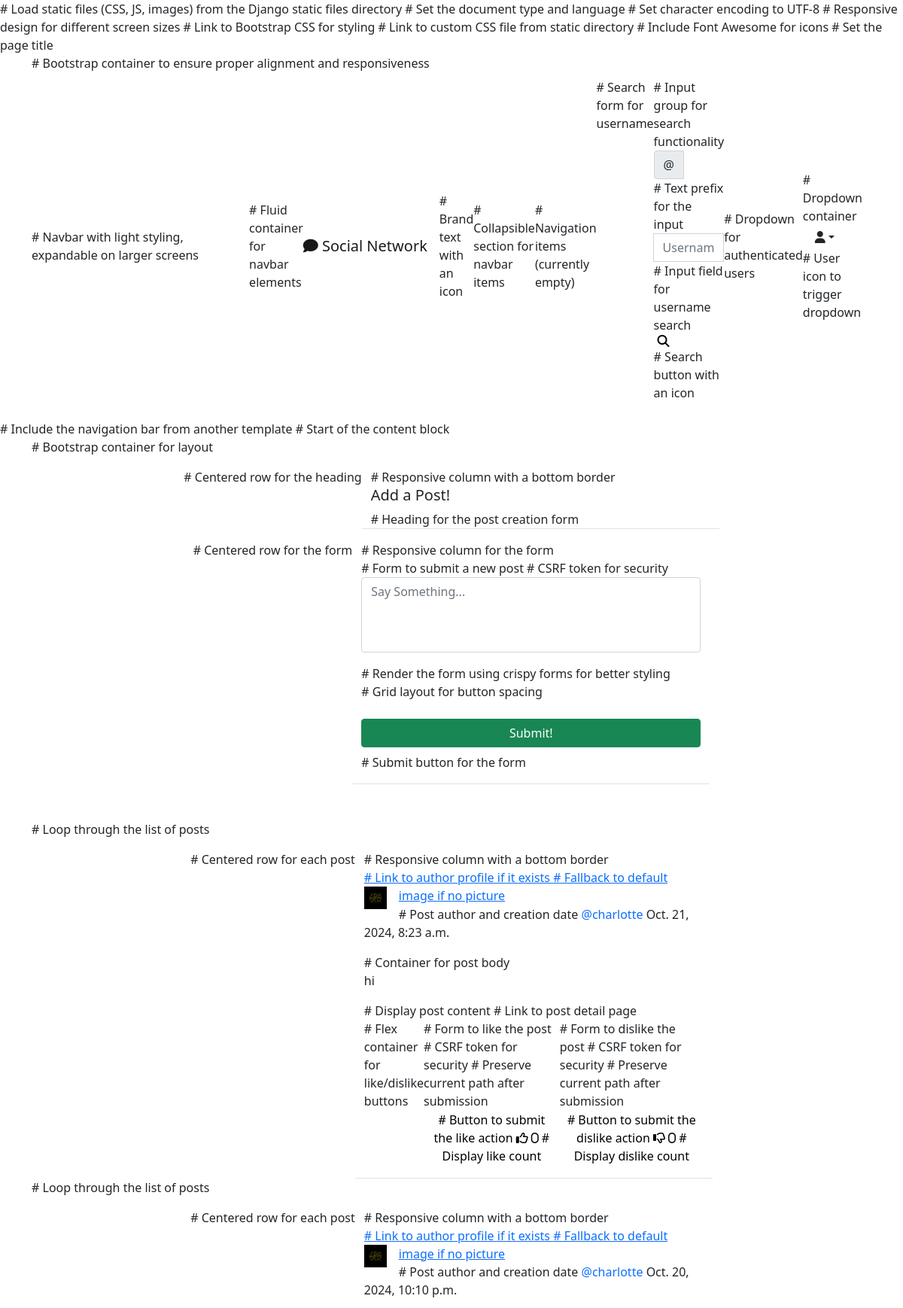
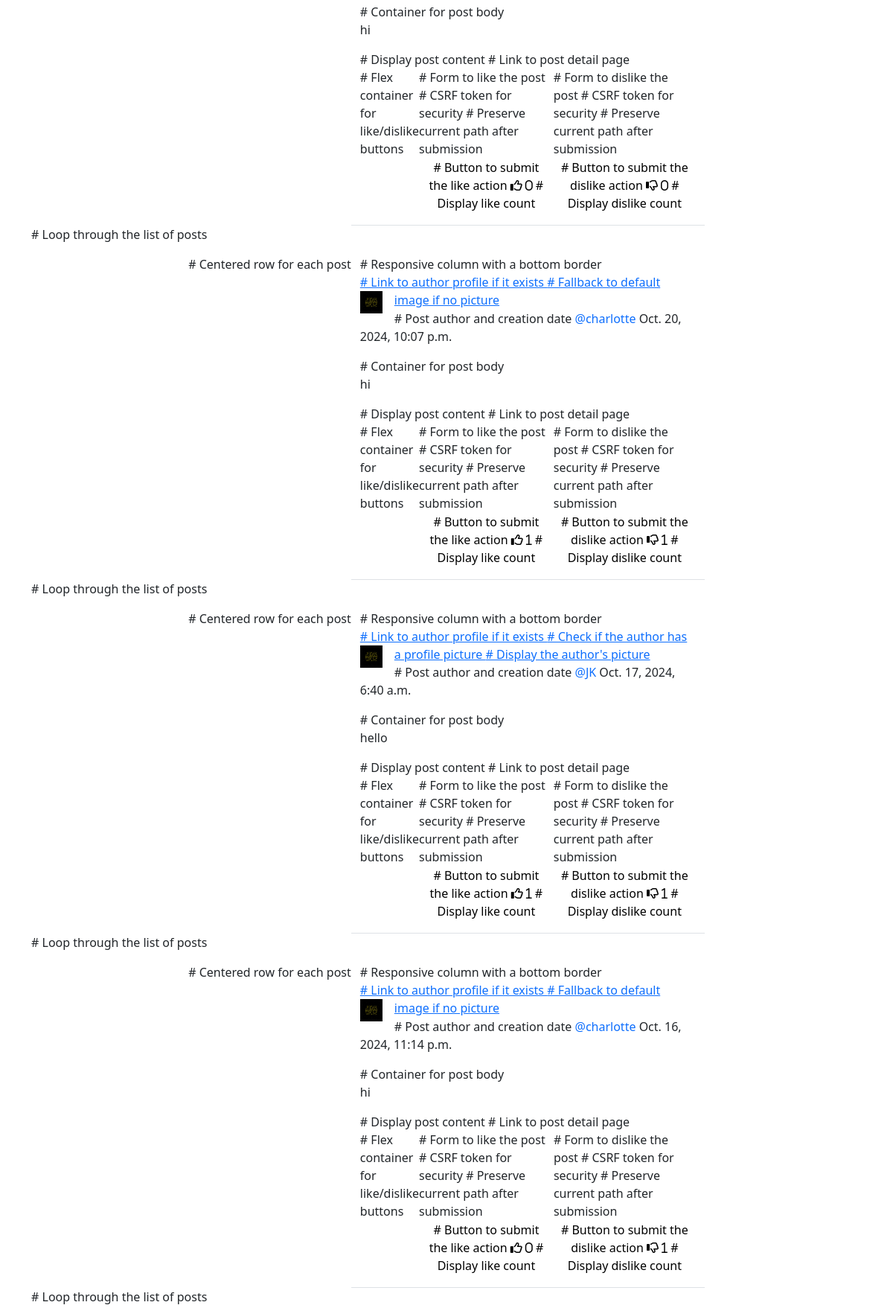
The page /social/ (signed in, upper part) on the database its author committed (2 pictures, top to bottom).
### social/models.py (models this page shows)
class Post(models.Model):  # Define the Post model
    body = models.TextField()  # The content of the post
    created_on = models.DateTimeField(default=timezone.now)  # Timestamp when the post is created
    author = models.ForeignKey(User, on_delete=models.CASCADE)  # Reference to the User who created the post
    likes = models.ManyToManyField(User, blank=True, related_name='likes')  # Users who liked the post
    dislikes = models.ManyToManyField(User, blank=True, related_name='dislikes')  # Users who disliked the post

class UserProfile(models.Model):  # Define the UserProfile model
    user = models.OneToOneField(User, primary_key=True, verbose_name='user', related_name='profile', on_delete=models.CASCADE)  # One-to-one relationship with User
    name = models.CharField(max_length=30, blank=True, null=True)  # Optional name field
    bio = models.TextField(max_length=500, blank=True, null=True)  # Optional bio field
    birth_date = models.DateField(null=True, blank=True)  # Optional birth date
    location = models.CharField(max_length=100, blank=True, null=True)  # Optional location
    picture = models.ImageField(upload_to='uploads/profile_pictures', default='uploads/profile_pictures/default.png', blank=True, null=True)  # Profile picture with a default image
    followers = models.ManyToManyField(User, blank=True, related_name='followers')  # Users who follow this profile

### social/views.py (the view, shortened to what this page needs)
# urls.py: path('', PostListView.as_view(), name='post-list'),  # Route for the post list view
class PostListView(LoginRequiredMixin, View):
    def get(self, request, *args, **kwargs):
        posts = Post.objects.all().order_by('-created_on')  # Retrieve all posts ordered by creation date
        form = PostForm()  # Instantiate the post form
        context = {
            'post_list': posts,  # Include the list of posts in the context
            'form': form,  # Include the form in the context
        }
        return render(request, 'social/post_list.html', context)  # Render the post list template with context

### social/forms.py
class PostForm(forms.ModelForm):  # Create a form for the Post model
    body = forms.CharField(label='', widget=forms.Textarea(attrs={  # Customize the body field
        'rows': '3',  # Set the number of visible text lines
        'placeholder': 'Say Something...'  # Placeholder text
    }))
    class Meta:  # Meta class to configure the form
        model = Post  # Specify the model to use
        fields = ['body']  # Fields to include in the form

### social/templates/social/post_list.html (shortened to what this page needs)
{% extends 'landing/base.html' %}  # Extend the base layout template for consistent styling
{% load crispy_forms_tags %}  # Load crispy forms tags to enhance form rendering
{% block content %}  # Start of the content block
<div class="container">  # Bootstrap container for layout
    <div class="row justify-content-center mt-3">  # Centered row for the heading
        <div class="col-md-5 col-sm-12 border-bottom">  # Responsive column with a bottom border
            <h5>Add a Post!</h5>  # Heading for the post creation form
        </div>
    </div>
    <div class="row justify-content-center mt-3 mb-5">  # Centered row for the form
        <div class="col-md-5 col-sm-12 border-bottom">  # Responsive column for the form
            <form method="POST">  # Form to submit a new post
                {% csrf_token %}  # CSRF token for security
                {{ form | crispy }}  # Render the form using crispy forms for better styling
                <div class="d-grid gap-2">  # Grid layout for button spacing
                    <button class="btn btn-success mt-3">Submit!</button>  # Submit button for the form
                </div>
            </form>
        </div>
    </div>
    {% for post in post_list %}  # Loop through the list of posts
    <div class="row justify-content-center mt-3">  # Centered row for each post
        <div class="col-md-5 col-sm-12 border-bottom position-relative">  # Responsive column with a bottom border
            <div>
                <a href="{% if post.author.profile.pk %}{% url 'profile' post.author.profile.pk %}{% endif %}">  # Link to author profile if it exists
                    {% if post.author.profile.picture %}  # Check if the author has a profile picture
                        <img class="round-circle post-img" height="30" width="30"
                             src="{{ post.author.profile.picture.url }}" />  # Display the author's picture
                    {% else %}  # Fallback to default image if no picture
                        <img class="round-circle post-img" height="30" width="30"
                             src="/media/uploads/profile_pictures/default.png" />
                    {% endif %}
                </a>
                <p class="post-text">  # Post author and creation date
                    <a class="text-primary post-link" href="{% if post.author.profile.pk %}{% url 'profile' post.author.profile.pk %}{% endif %}">@{{ post.author }}</a> {{ post.created_on }}
                </p>
            </div>
            <div class="position-relative">  # Container for post body
                <p>{{ post.body }}</p>  # Display post content
                <a href="{% url 'post-detail' post.pk %}" class="stretched-link"></a>  # Link to post detail page
            </div>
            <div class="d-flex flex-row">  # Flex container for like/dislike buttons
                <form method="POST" action="{% url 'like' post.pk %}">  # Form to like the post
                    {% csrf_token %}  # CSRF token for security
                    <input type="hidden" name="next" value="{{ request.path }}">  # Preserve current path after submission
                    <button class="remove-default-btn" type="submit">  # Button to submit the like action
                        <i class="far fa-thumbs-up"> <span>{{ post.likes.all.count }}</span></i>  # Display like count
                    </button>
                </form>
                <form method="POST" action="{% url 'dislike' post.pk %}">  # Form to dislike the post
                    {% csrf_token %}  # CSRF token for security
                    <input type="hidden" name="next" value="{{ request.path }}">  # Preserve current path after submission
                    <button class="remove-default-btn" type="submit">  # Button to submit the dislike action
                        <i class="far fa-thumbs-down"> <span>{{ post.dislikes.all.count }}</span></i>  # Display dislike count
                    </button>
                </form>
            </div>
        </div>
    </div>
    {% endfor %}  # End of post loop
</div>
{% endblock content %}  # End of the content block

### static/style.css (style rules this page uses)
.remove-default-btn { background-color: transparent; border: none; box-shadow: none; }
.post-link { text-decoration: none; }
.post-text { padding-top: 0.5; }
.post-img { float: left; margin-right: 1rem; }

### social/templates/social/post_list.html (style rules this page uses)
input, textarea { # Styles for input fields and textareas border-radius: 0; border: 1px solid #ccc; }
textarea { height: 100px; resize: none; }

### rows shown on the page
Post: author "charlotte", created_on "Oct. 21, 2024, 8:23 a.m.", body "hi", likes.all.count "0", dislikes.all.count "0"
Post: author "charlotte", created_on "Oct. 20, 2024, 10:10 p.m.", body "hi", likes.all.count "0", dislikes.all.count "0"
Post: author "charlotte", created_on "Oct. 20, 2024, 10:07 p.m.", body "hi", likes.all.count "1", dislikes.all.count "1"
Post: author.profile.picture (placeholder picture), author "JK", created_on "Oct. 17, 2024, 6:40 a.m.", body "hello", likes.all.count "1", dislikes.all.count "1"
Post: author "charlotte", created_on "Oct. 16, 2024, 11:14 p.m.", body "hi", likes.all.count "0", dislikes.all.count "1"
